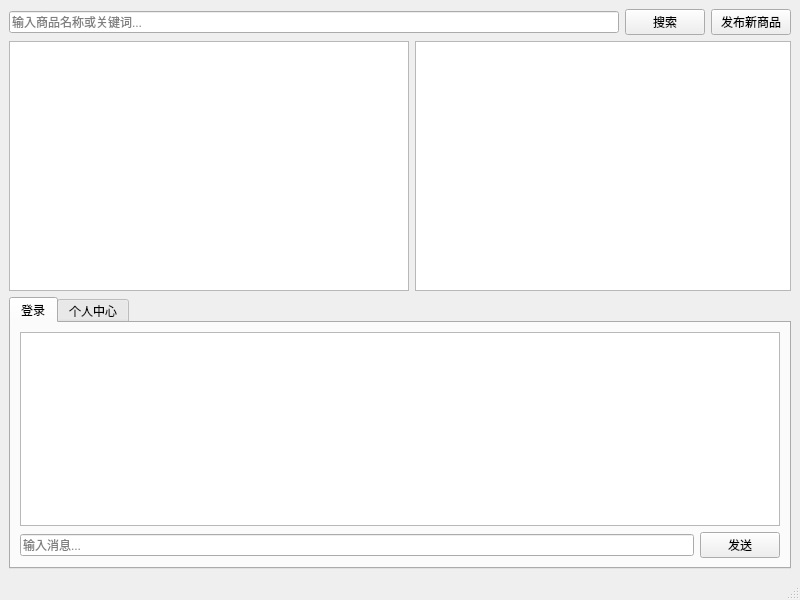
<?xml version="1.0" encoding="UTF-8"?>
<ui version="4.0">
 <class>MainWindow</class>
 <widget class="QMainWindow" name="MainWindow">
  <property name="geometry">
   <rect>
    <x>0</x>
    <y>0</y>
    <width>800</width>
    <height>600</height>
   </rect>
  </property>
  <property name="windowTitle">
   <string>校园二手交易平台</string>
  </property>
  <widget class="QWidget" name="centralWidget">
   <layout class="QVBoxLayout" name="verticalLayout">
    <item>
     <layout class="QHBoxLayout" name="topBarLayout">
      <item>
       <widget class="QLineEdit" name="searchLineEdit">
        <property name="placeholderText">
         <string>输入商品名称或关键词...</string>
        </property>
       </widget>
      </item>
      <item>
       <widget class="QPushButton" name="searchButton">
        <property name="text">
         <string>搜索</string>
        </property>
       </widget>
      </item>
      <item>
       <widget class="QPushButton" name="publishButton">
        <property name="text">
         <string>发布新商品</string>
        </property>
       </widget>
      </item>
     </layout>
    </item>
    <item>
     <layout class="QHBoxLayout" name="mainContentLayout">
      <item>
       <widget class="QListWidget" name="productList">
        <property name="minimumSize">
         <size>
          <width>400</width>
          <height>0</height>
         </size>
        </property>
        <property name="styleSheet">
         <string notr="true">QListWidget::item { padding: 8px; }</string>
        </property>
       </widget>
      </item>
      <item>
       <widget class="QListWidget" name="recommendList">
        <property name="minimumSize">
         <size>
          <width>200</width>
          <height>0</height>
         </size>
        </property>
        <property name="styleSheet">
         <string notr="true">QListWidget::item { color: #FF5722; }</string>
        </property>
       </widget>
      </item>
     </layout>
    </item>
    <item>
     <widget class="QTabWidget" name="tabWidget">
      <property name="currentIndex">
       <number>0</number>
      </property>
      <widget class="QWidget" name="chatTab">
       <attribute name="title">
        <string>登录</string>
       </attribute>
       <layout class="QVBoxLayout" name="verticalLayout_2">
        <item>
         <widget class="QTextEdit" name="chatHistory">
          <property name="readOnly">
           <bool>true</bool>
          </property>
         </widget>
        </item>
        <item>
         <layout class="QHBoxLayout" name="chatInputLayout">
          <item>
           <widget class="QLineEdit" name="messageInput">
            <property name="placeholderText">
             <string>输入消息...</string>
            </property>
           </widget>
          </item>
          <item>
           <widget class="QPushButton" name="sendButton">
            <property name="text">
             <string>发送</string>
            </property>
           </widget>
          </item>
         </layout>
        </item>
       </layout>
      </widget>
      <widget class="QWidget" name="userTab">
       <attribute name="title">
        <string>个人中心</string>
       </attribute>
      </widget>
     </widget>
    </item>
   </layout>
  </widget>
  <widget class="QStatusBar" name="statusBar"/>
 </widget>
 <resources/>
 <connections>
  <connection>
   <sender>sendButton</sender>
   <signal>clicked()</signal>
   <receiver>messageInput</receiver>
   <slot>clear()</slot>
   <hints>
    <hint type="sourcelabel">
     <x>248</x>
     <y>245</y>
    </hint>
    <hint type="destinationlabel">
     <x>248</x>
     <y>245</y>
    </hint>
   </hints>
  </connection>
 </connections>
</ui>
